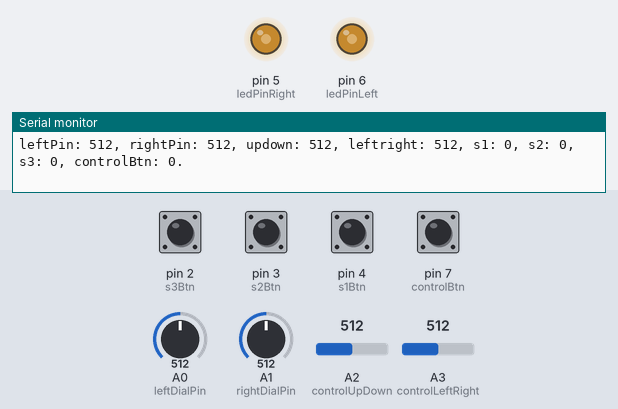
Bench run of a sketch on a simulated Arduino Uno, built with avr-gcc and run on an emulated ATmega328P. Shown: output pins drawn as LEDs (lit = HIGH), the last lines printed to the serial monitor. The test bench sets the inputs (shaded band); at power-on: pin 2 (s3Btn), pin 3 (s2Btn), pin 4 (s1Btn), pin 7 (controlBtn) LOW, A0 (leftDialPin) = 512, A1 (rightDialPin) = 512, A2 (controlUpDown) = 512, A3 (controlLeftRight) = 512.

Above: at 1.2 s.
1.3 s: A0 (leftDialPin) set to 30
At 1.7 s:
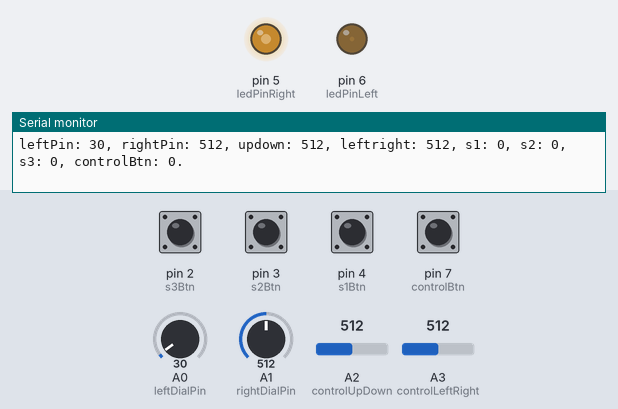
2.9 s: A1 (rightDialPin) set to 30
At 3.9 s:
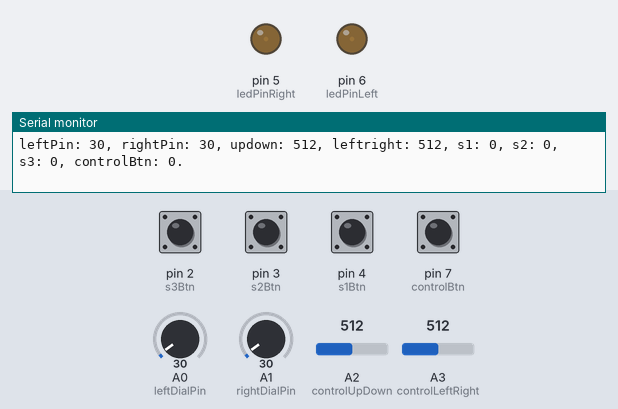
4.5 s: A0 (leftDialPin) set to 306
At 5.7 s:
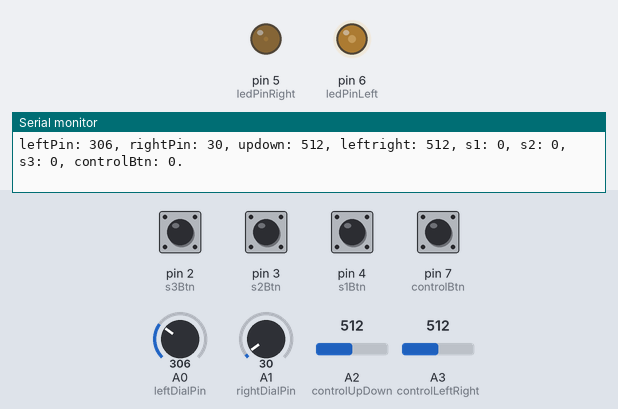
6.1 s: A1 (rightDialPin) set to 716
At 6.8 s:
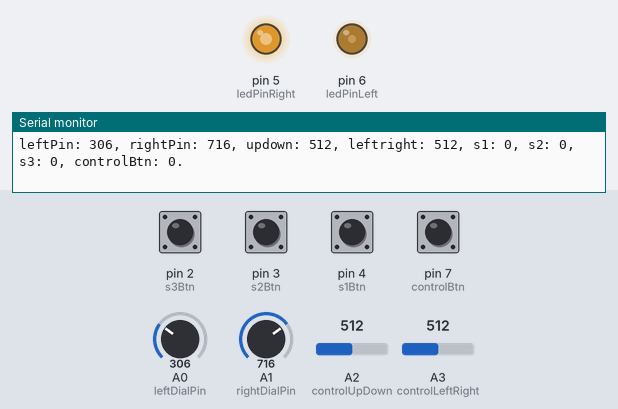
7.6 s: A1 (rightDialPin) set to 992
At 8.5 s:
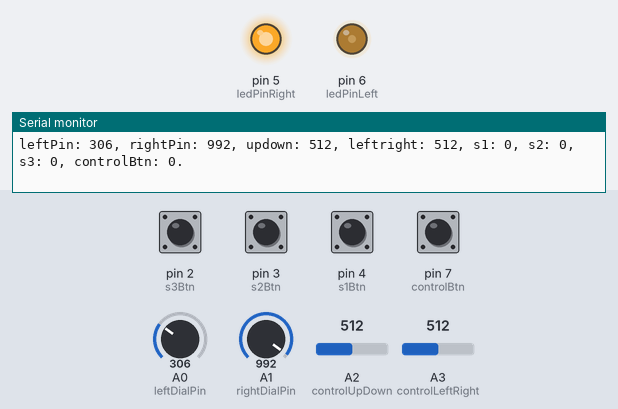
9.2 s: A0 (leftDialPin) set to 716
At 10.3 s:
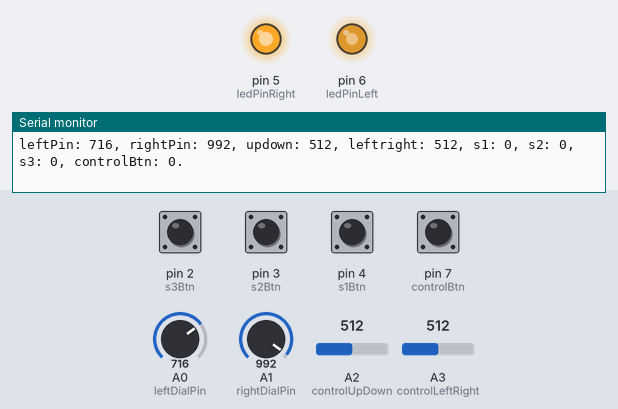
Timing chart, 0 to 11.8 s (numbered marks = the images above; inputs shaded):
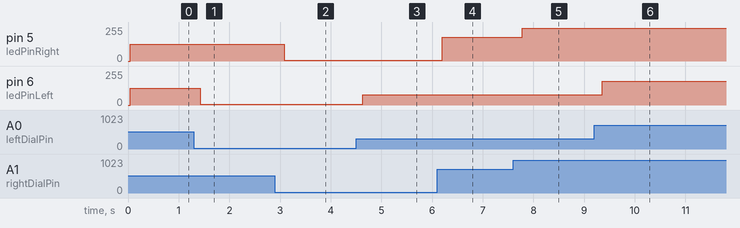

The sketch:

SimpleJoystickController.ino
```cpp
//Pin locations for Potentiometers on Controller
const int leftDialPin = A0;
const int rightDialPin = A1;
const int controlUpDown = A2;
const int controlLeftRight = A3;

//Pin locations for LEDs on controller
const int ledPinRight = 5;
const int ledPinLeft = 6;

//Pin locations for pushbutton/switches
const int s1Btn = 4;
const int s2Btn = 3;
const int s3Btn = 2;
const int controlBtn = 7;

//constant min and max to make universal
const int potPinHigh = 1023;
const int potPinLow = 0;

void setup() {
  // put your setup code here, to run once:
  Serial.begin(9600);

  //define all outputs
  pinMode(ledPinRight, OUTPUT);
  pinMode(ledPinLeft, OUTPUT);

  //deine all intputs
  pinMode(s1Btn, INPUT);
  pinMode(s2Btn, INPUT);
  pinMode(s3Btn, INPUT);
  pinMode(controlBtn, INPUT);


}

void serialPrintf(const char *fmt, ...) {
  char buf[128];
  va_list args;
  va_start(args, fmt);
  vsnprintf(buf, sizeof(buf), fmt, args);
  va_end(args);
  Serial.println(buf);
}

struct ControllerReadings {
  int leftDial;
  int rightDial;
  int controlUpDown;
  int controlLeftRight;
  int s1;
  int s2;
  int s3;
  int controlsBtn;

};
//Struct to own all analog read data
ControllerReadings r;

void readAllAnalog() {
  r.leftDial         = analogRead(leftDialPin);
  delay(1);
  r.rightDial        = analogRead(rightDialPin);
  delay(1);
  r.controlUpDown    = analogRead(controlUpDown);
  delay(1);
  r.controlLeftRight = analogRead(controlLeftRight);
  delay(1);

}

void updateLed() {
  analogWrite(ledPinRight, map(r.rightDial, potPinLow, potPinHigh, 0, 255));
  delay(1);
  analogWrite(ledPinLeft, map(r.leftDial, potPinLow, potPinHigh, 0, 255));
  delay(1);
}

void readButton() {
  r.s1 = digitalRead(s1Btn);
  delay(1);
  r.s2 = digitalRead(s2Btn);
  delay(1);
  r.s3 = digitalRead(s3Btn);
  delay(1);
  r.controlsBtn = digitalRead(controlBtn);
  delay(1);
}

void loop() {
  readAllAnalog();
  delay(1);
  readButton();
  delay(1);
  serialPrintf("leftPin: %i, rightPin: %i, updown: %i, leftright: %i, s1: %i, s2: %i, s3: %i, controlBtn: %i.", r.leftDial, r.rightDial, r.controlUpDown, r.controlLeftRight, r.s1, r.s2, r.s3, r.controlsBtn);
  updateLed();
  delay(1);

}
```

Measured:
- after the input at 1.3 s, pin 6 (ledPinLeft): 127/255 → 7/255 after 0.13 s
- after the input at 2.9 s, pin 5 (ledPinRight): 127/255 → 7/255 after 0.19 s
- after the input at 4.5 s, pin 6 (ledPinLeft): 7/255 → 76/255 after 0.14 s
- after the input at 6.1 s, pin 5 (ledPinRight): 7/255 → 178/255 after 0.10 s
- after the input at 7.6 s, pin 5 (ledPinRight): 178/255 → 247/255 after 0.18 s
- after the input at 9.2 s, pin 6 (ledPinLeft): 76/255 → 178/255 after 0.16 s
